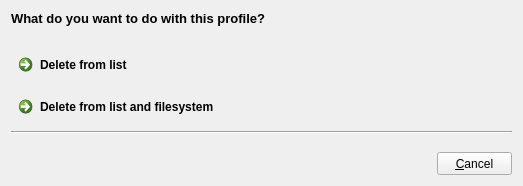
<ui version="4.0" >
 <class>UiMessageBox</class>
 <widget class="QDialog" name="UiMessageBox" >
  <property name="geometry" >
   <rect>
    <x>0</x>
    <y>0</y>
    <width>523</width>
    <height>186</height>
   </rect>
  </property>
  <property name="windowTitle" >
   <string>Messagebox</string>
  </property>
  <property name="windowIcon" >
   <iconset>
    <normaloff>:/pics/images/default.png</normaloff>:/pics/images/default.png</iconset>
  </property>
  <property name="styleSheet" >
   <string notr="true" />
  </property>
  <layout class="QGridLayout" name="gridLayout" >
   <item row="0" column="0" >
    <widget class="QLabel" name="labelInstruction" >
     <property name="minimumSize" >
      <size>
       <width>0</width>
       <height>30</height>
      </size>
     </property>
     <property name="font" >
      <font>
       <pointsize>10</pointsize>
       <weight>75</weight>
       <bold>true</bold>
      </font>
     </property>
     <property name="text" >
      <string>What do you want to do with this profile?</string>
     </property>
     <property name="alignment" >
      <set>Qt::AlignLeading|Qt::AlignLeft|Qt::AlignTop</set>
     </property>
    </widget>
   </item>
   <item row="1" column="0" >
    <layout class="QVBoxLayout" name="verticalLayout" >
     <item>
      <widget class="QCommandLinkButton" name="cmdButtonOne" >
       <property name="whatsThis" >
        <string>This is the first command link button</string>
       </property>
       <property name="text" >
        <string>Delete from list</string>
       </property>
       <property name="shortcut" >
        <string>Ctrl+L</string>
       </property>
       <property name="description" >
        <string/>
       </property>
      </widget>
     </item>
     <item>
      <widget class="QCommandLinkButton" name="cmdButtonTwo" >
       <property name="whatsThis" >
        <string>This is the second command link button</string>
       </property>
       <property name="text" >
        <string>Delete from list and filesystem</string>
       </property>
       <property name="shortcut" >
        <string>Ctrl+F</string>
       </property>
       <property name="description" >
        <string/>
       </property>
      </widget>
     </item>
    </layout>
   </item>
   <item row="2" column="0" >
    <widget class="Line" name="line" >
     <property name="orientation" >
      <enum>Qt::Horizontal</enum>
     </property>
    </widget>
   </item>
   <item row="3" column="0" >
    <spacer name="vsMessageBox" >
     <property name="orientation" >
      <enum>Qt::Vertical</enum>
     </property>
     <property name="sizeHint" stdset="0" >
      <size>
       <width>20</width>
       <height>33</height>
      </size>
     </property>
    </spacer>
   </item>
   <item row="4" column="0" >
    <layout class="QHBoxLayout" name="hlCancelMessageBox" >
     <item>
      <spacer name="hsMessageBox" >
       <property name="orientation" >
        <enum>Qt::Horizontal</enum>
       </property>
       <property name="sizeHint" stdset="0" >
        <size>
         <width>40</width>
         <height>20</height>
        </size>
       </property>
      </spacer>
     </item>
     <item>
      <widget class="QPushButton" name="btnCancel" >
       <property name="minimumSize" >
        <size>
         <width>75</width>
         <height>23</height>
        </size>
       </property>
       <property name="maximumSize" >
        <size>
         <width>75</width>
         <height>23</height>
        </size>
       </property>
       <property name="text" >
        <string>&amp;Cancel</string>
       </property>
      </widget>
     </item>
    </layout>
   </item>
  </layout>
 </widget>
 <tabstops>
  <tabstop>cmdButtonOne</tabstop>
  <tabstop>cmdButtonTwo</tabstop>
  <tabstop>btnCancel</tabstop>
 </tabstops>
 <resources/>
 <connections>
  <connection>
   <sender>btnCancel</sender>
   <signal>clicked()</signal>
   <receiver>UiMessageBox</receiver>
   <slot>reject()</slot>
   <hints>
    <hint type="sourcelabel" >
     <x>522</x>
     <y>178</y>
    </hint>
    <hint type="destinationlabel" >
     <x>431</x>
     <y>176</y>
    </hint>
   </hints>
  </connection>
 </connections>
</ui>
